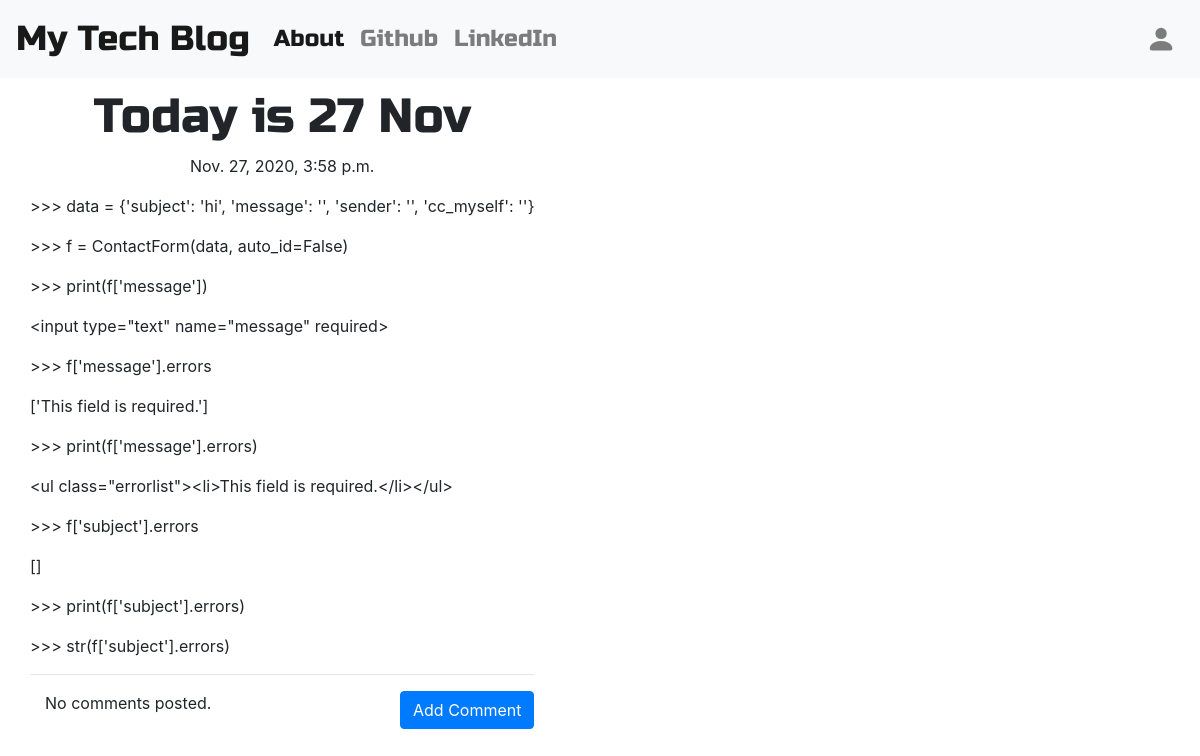
Screenshot of /post/11/ with the database file from the repository.
### blog/models.py (models this page shows, shortened)
class Post(models.Model):
    author = models.ForeignKey('auth.User', on_delete=models.CASCADE)
    title = models.CharField(max_length=200)
    text = models.TextField()
    created_date = models.DateTimeField(default=timezone.now)
    published_date = models.DateTimeField(blank=True, null=True)

### blog/views.py (the view)
# urls.py: path('post/<int:pk>/', views.PostDetailView.as_view(), name='post_detail'),
class PostDetailView(DetailView):
    model = Post

### blog/templates/blog/post_detail.html (shortened to what this page needs)
{% extends 'blog/base.html' %}}
{% block content %}
<div class="postdetail">
<h1 class="posttitle loader">{{post.title}}</h1>
{% if post.published_date %}
    <div class="date postdate">
        {{ post.published_date }}
    </div>
{% else %}
    <a class="btn btn-secondary" href="{% url 'post_publish' pk=post.pk %}">Publish</a>
{% endif %}
<p class="postcontent">{{post.text|safe|linebreaksbr}}</p>
<hr>
<a class="btn btn-primary btn-comment" href="{% url 'add_comment_to_post' pk=post.pk %}">Add Comment</a>
</div>
<div class="container">
    {% for comment in post.comments.all %}
        <br>
        {% if user.is_authenticated or comment.approved_comment %}
            {{comment.created_date}}
        {% if not comment.approved_comment %}
            <a class="btn btn-primary" href="{% url 'comment_remove' pk=comment.pk %}">
                <svg class="bi bi-x" width="1em" height="1em" viewBox="0 0 16 16" fill="currentColor" xmlns="http://www.w3.org/2000/svg">
                    <path fill-rule="evenodd" d="M11.854 4.146a.5.5 0 0 1 0 .708l-7 7a.5.5 0 0 1-.708-.708l7-7a.5.5 0 0 1 .708 0z"/>
                    <path fill-rule="evenodd" d="M4.146 4.146a.5.5 0 0 0 0 .708l7 7a.5.5 0 0 0 .708-.708l-7-7a.5.5 0 0 0-.708 0z"/>
                </svg>
            </a>
            <a class="btn btn-primary" href="{% url 'comment_approve' pk=comment.pk %}">
                <svg class="bi bi-check" width="1em" height="1em" viewBox="0 0 16 16" fill="currentColor" xmlns="http://www.w3.org/2000/svg">
                    <path fill-rule="evenodd" d="M10.97 4.97a.75.75 0 0 1 1.071 1.05l-3.992 4.99a.75.75 0 0 1-1.08.02L4.324 8.384a.75.75 0 1 1 1.06-1.06l2.094 2.093 3.473-4.425a.236.236 0 0 1 .02-.022z"/>
                </svg>
            </a>
        {% endif %}
    <p>{{comment.text|safe|linebreaks}}</p>
    <p>Posted By: {{comment.author}}</p>
        {% endif %}
    {% empty %}
        <p>No comments posted.</p>
    {% endfor %}
</div>
{% endblock %}

### blog/static/css/blog.css (style rules this page uses)
.postdate { text-align: center; }
.posttitle { font-family: 'Russo One', sans-serif; font-size: 3em; text-align: center; }
.postcontent { font-family: 'Montserrat'; font-size: 1.5em; }
.postdetail { max-width: 800px; position: relative; }
.btn-comment { position: absolute; right: 0px; }
.loader { filter:hue-rotate(0deg); color: linear-gradient(45deg,#0f8,#08f); animation:hue 5000ms infinite linear; }

### rows the page displays
Post: title "Today is 27 Nov", published_date "Nov. 27, 2020, 3:58 p.m.", text ">>> data = {'subject': 'hi', 'message': '', 'sender': '', 'cc_myself': ''} >>> f = ContactForm(data, auto_id=False) >>> print(f['message']) <input type=\"text\" name=\"message\" required> >>> f['message'].errors ['This field is required.'] >>> print(f['message'].errors) <ul class=\"errorlist\"><li>This field is required.</li></ul> >>> f['subject'].errors [] >>> print(f['subject'].errors) >>> str(f['subject'].errors)"
